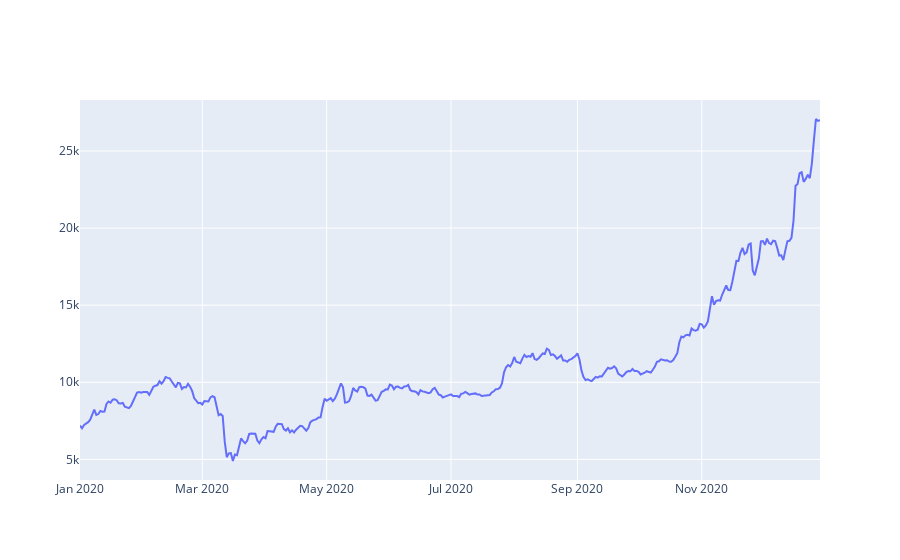

Write notebook code for a chart like this one.
### Markdown cell above
3. Create an interactive visualization of bitcoin 2020 price evolution from Kraken Exchange. Hover over and select timestamp of interest. The "Weighted Price" column was used as a referance instead of closing price.

### Code cell
btc_trace = go.Scatter(x=btc_usd_price_kraken.index, y=btc_usd_price_kraken['Weighted Price'])
py.iplot([btc_trace])

### Figure 1 — Plotly figure (JSON) as saved in the notebook; plotly's stock layout.template omitted (floating-point values rounded to 4 significant figures; data arrays with more than 128 entries replaced by an {"elided": "..."} marker saying what was removed)
{"data": [{"type": "scatter", "x": {"elided": "364 str values"}, "y": {"elided": "364 float values"}}], "layout": {}}
